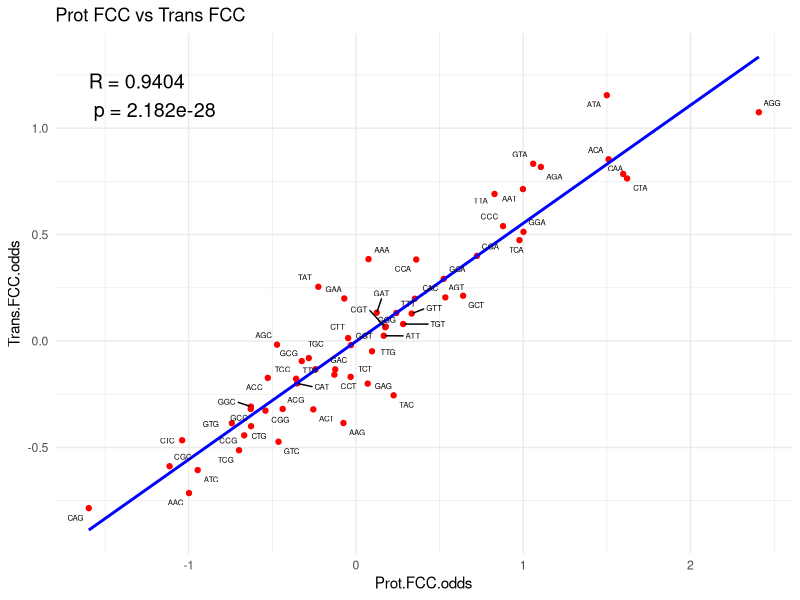
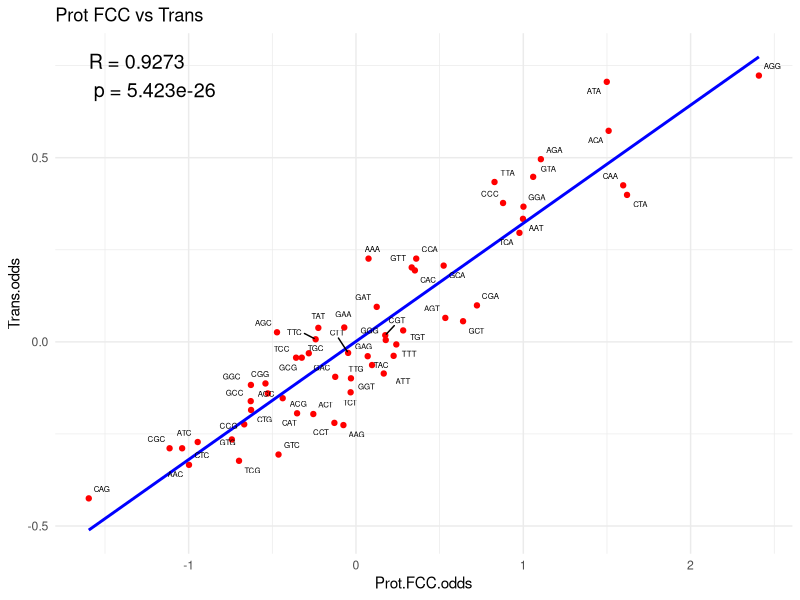
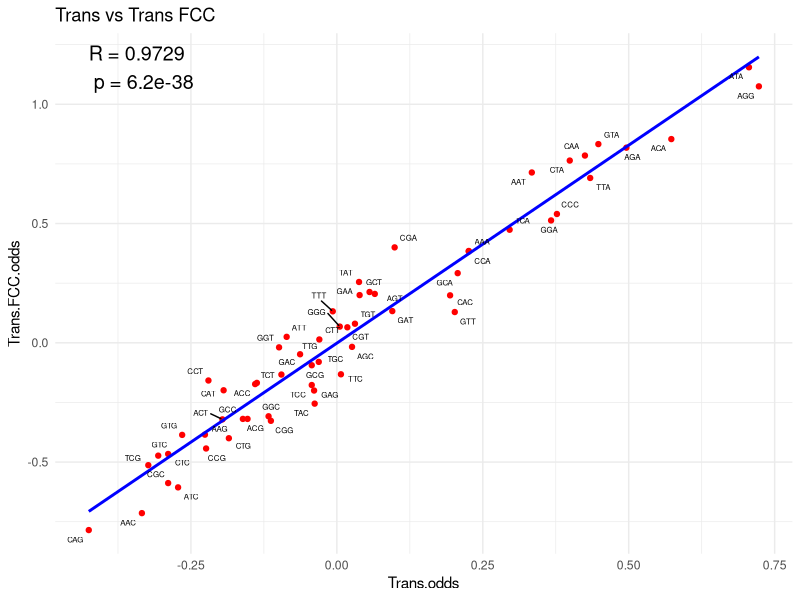

R code for these plots, in order:
#Change directory to fig_4 
#read in each file to a vector for each file - can run the function for each file in the directory
#or you could merge the three files... so then you dont have to do the for loop
library(ggplot2)
library(ggrepel)

prot_FCC <- read.csv("Prot_FCC_log_odds.csv")
trans_FCC <- read.csv("Trans_FCC_log_odds.csv")
trans <- read.csv("Trans_log_odds.csv")

#Rename columns of the log_odds in each 
names(prot_FCC)[names(prot_FCC) == "Log_Odds"] <- "Prot.FCC.odds"
names(trans_FCC)[names(trans_FCC) == "Log_Odds"] <- "Trans.FCC.odds"
names(trans)[names(trans) == "Log_Odds"] <- "Trans.odds"

names(prot_FCC)[names(prot_FCC) == "Std_Error"] <- "Prot.FCC.Std"
names(trans_FCC)[names(trans_FCC) == "Std_Error"] <- "Trans.FCC.Std"
names(trans)[names(trans) == "Std_Error"] <- "Trans.Std"

merged_list <- list(prot_FCC, trans_FCC, trans)

merged_df <- Reduce(function(x,y) merge(x,y, by = c("Amino_acid","Codon"), all=TRUE), merged_list)

merged_df <- merged_df[, c("Amino_acid", "Codon",  
                           "Prot.FCC.odds", "Prot.FCC.Std", 
                           "Trans.FCC.odds", "Trans.FCC.Std",  
                           "Trans.odds", "Trans.Std", 
                           "Last_base")]

Prot_FCC <- unlist(merged_df$Prot.FCC.odds)
Trans_FCC <- unlist(merged_df$Trans.FCC.odds)
Trans <- unlist(merged_df$Trans.odds)

cor_test1 <- cor.test(Prot_FCC, Trans_FCC, method = "pearson")
cor_test2 <- cor.test(Prot_FCC, Trans, method = "pearson")
cor_test3 <- cor.test(Trans, Trans_FCC, method = "pearson")

r1_value <- round(cor_test1$estimate, digits = 4)
p1_value <- signif(cor_test1$p.value, digits = 4)
r2_value <- round(cor_test2$estimate, digits = 4)
p2_value <- signif(cor_test2$p.value, digits = 4)
r3_value <- round(cor_test3$estimate, digits = 4)
p3_value <- signif(cor_test3$p.value, digits = 4)

plot_pairs <- list(
  list(x = "Prot.FCC.odds", y = "Trans.FCC.odds", title = "Prot FCC vs Trans FCC", filename = "ProtFCC_vs_TransFCC_Refined.pdf", r = r1_value, p = p1_value),
  list(x = "Prot.FCC.odds", y = "Trans.odds", title = "Prot FCC vs Trans", filename = "ProtFCC_vs_Trans_Refined.pdf", r = r2_value, p = p2_value),
  list(x = "Trans.odds", y = "Trans.FCC.odds", title = "Trans vs Trans FCC", filename = "Trans_vs_TransFCC_Refined.pdf", r = r3_value, p = p3_value)
)

for (plot in plot_pairs) {
  
  pdf(plot$filename, width = 10, height = 5)
  
  ggplot_obj <- ggplot(merged_df, aes(x = .data[[plot$x]], y = .data[[plot$y]])) +
    geom_point(color = "red") +  
    geom_smooth(method = "lm", color = "blue", se = FALSE) +  
    geom_text_repel(aes(label = Codon), size = 2, max.overlaps = Inf) +  
    labs(x = plot$x, y = plot$y, title = plot$title) +
    annotate("text", x = min(merged_df[[plot$x]]), y = max(merged_df[[plot$y]]),
             label = paste0("R = ", plot$r, "\n p = ", plot$p),
             hjust = 0, size = 5) +
    theme_minimal()
  
  
  print(ggplot_obj)
  
 
  dev.off()
}


  # Generate scatter plot
    # Open PDF
    # Loop through each plot pair and generate the scatter plots
      # Print plot to PDF